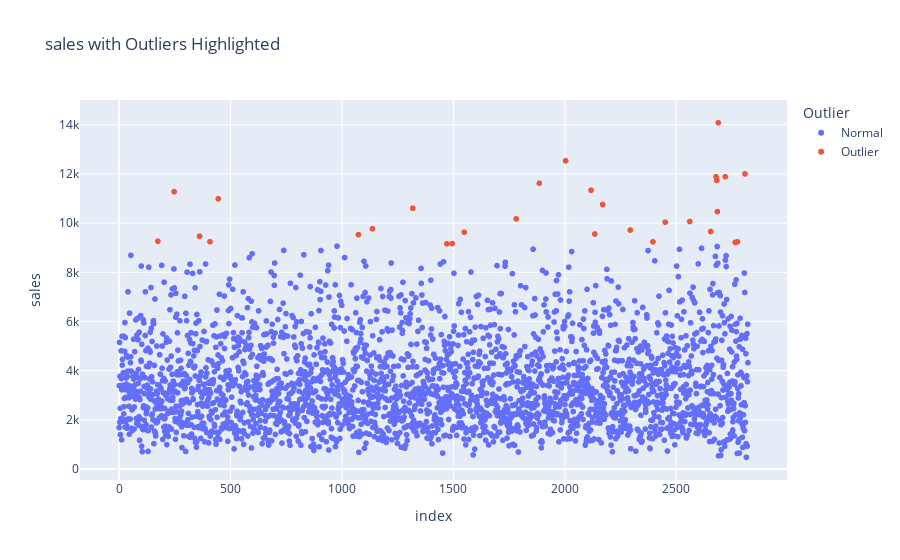

Notebook source saved alongside this figure:
### Code cell
import plotly.express as px
import pandas as pd
from scipy.stats import zscore

# Assuming 'Sales Amount' is the name of the column
# Calculate Z-score for Sales Amount
df['sales Z-Score'] = zscore(df['sales'])

# Mark entries as 'Outlier' or 'Normal' based on Z-score threshold
df['Outlier'] = df['sales Z-Score'].apply(lambda x: 'Outlier' if abs(x) > 3 else 'Normal')

# Plot using Plotly
fig = px.scatter(
    df,
    x=df.index,  # Use the index for the x-axis or replace with a date column if available
    y='sales',
    color='Outlier',  # Color by 'Outlier' or 'Normal'
    title="sales with Outliers Highlighted",
    labels={'x': 'Index', 'sales': 'sales'}
)

# Show the interactive plot
fig.show()

### Figure 1 — Plotly figure (JSON) as saved in the notebook; plotly's stock layout.template omitted (floating-point values rounded to 4 significant figures; data arrays with more than 128 entries replaced by an {"elided": "..."} marker saying what was removed)
{"data": [{"hovertemplate": "Outlier=Normal<br>index=%{x}<br>sales=%{y}<extra></extra>", "legendgroup": "Normal", "marker": {"color": "#636efa", "symbol": "circle"}, "mode": "markers", "name": "Normal", "showlegend": true, "type": "scattergl", "x": {"elided": "2793 int values"}, "xaxis": "x", "y": {"elided": "2793 float values"}, "yaxis": "y"}, {"hovertemplate": "Outlier=Outlier<br>index=%{x}<br>sales=%{y}<extra></extra>", "legendgroup": "Outlier", "marker": {"color": "#EF553B", "symbol": "circle"}, "mode": "markers", "name": "Outlier", "showlegend": true, "type": "scattergl", "x": [174, 247, 361, 408, 445, 1074, 1137, 1318, 1471, 1495, 1549, 1782, 1886, 2004, 2118, 2135, 2170, 2294, 2396, 2451, 2561, 2655, 2679, 2682, 2685, 2689, 2720, 2765, 2775, 2809], "xaxis": "x", "y": [9265.0, 11280.0, 9471.0, 9246.0, 10990.0, 9534.0, 9774.0, 10610.0, 9160.0, 9169, 9631, 10170.0, 11620.0, 12540.0, 11340.0, 9559.0, 10758, 9720, 9240.0, 10040.0, 10070.0, 9661.0, 11890.0, 11740.0, 10470.0, 14080.0, 11890.0, 9218.0, 9240, 12001], "yaxis": "y"}], "layout": {"legend": {"title": {"text": "Outlier"}, "tracegroupgap": 0}, "title": {"text": "sales with Outliers Highlighted"}, "xaxis": {"anchor": "y", "domain": [0, 1], "title": {"text": "index"}}, "yaxis": {"anchor": "x", "domain": [0, 1], "title": {"text": "sales"}}}}
